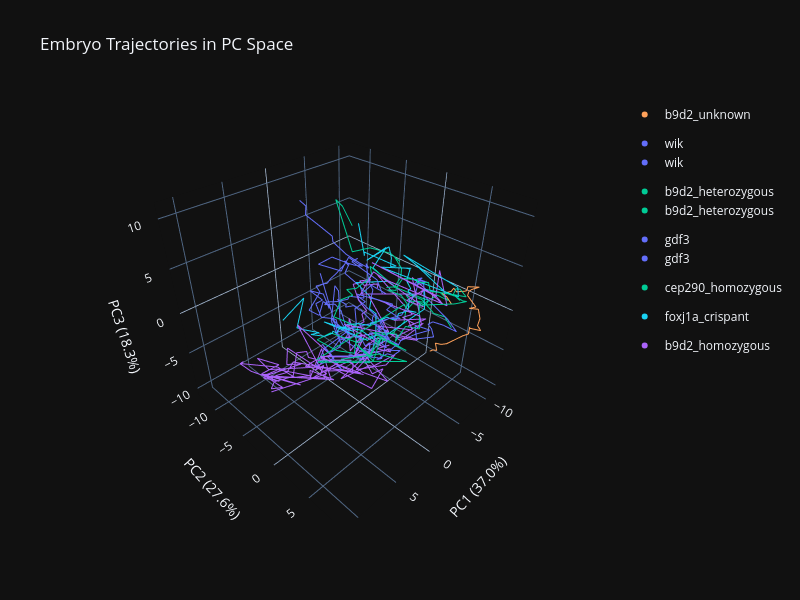

The cell this chart's notebook holds for it:
### Markdown cell above
## 2. Visualize Trajectories in PC Space

### Code cell
import plotly.graph_objects as go
import numpy as np

# Color palette per class
COLORS = ["#636EFA", "#EF553B", "#00CC96", "#AB63FA", "#FFA15A", "#19D3F3"]

n_plot = 10
np.random.seed(42)
plot_ids = np.random.choice(np.arange(len(ds.trajectories)), size=n_plot, replace=False)
class_colors = {cls: COLORS[i % len(COLORS)] for i, cls in enumerate(ds.class_names)}
fig = go.Figure()
for id in plot_ids:
    traj = ds.trajectories[id]
    z = traj.trajectory
    fig.add_trace(go.Scatter3d(
        x=z[:, 0], y=z[:, 1], z=z[:, 2],
        mode="lines",
        line=dict(width=2, color=class_colors[traj.perturbation_class]),
        name=traj.perturbation_class,
        legendgroup=traj.perturbation_class,
        showlegend=False,
        hovertext=traj.embryo_id,
    ))

# One legend entry per class
for id in plot_ids:
    traj = ds.trajectories[id]
    cls = traj.perturbation_class
    color = class_colors[cls]
    fig.add_trace(go.Scatter3d(
        x=[None], y=[None], z=[None],
        mode="markers", marker=dict(size=6, color=color),
        name=cls, legendgroup=cls, showlegend=True,
    ))

var = ds.pca.explained_variance_ratio_ * 100
fig.update_layout(
    title="Embryo Trajectories in PC Space",
    scene=dict(
        xaxis_title=f"PC1 ({var[0]:.1f}%)",
        yaxis_title=f"PC2 ({var[1]:.1f}%)",
        zaxis_title=f"PC3 ({var[2]:.1f}%)",
    ),
    width=800, height=600,
)
fig.show()
